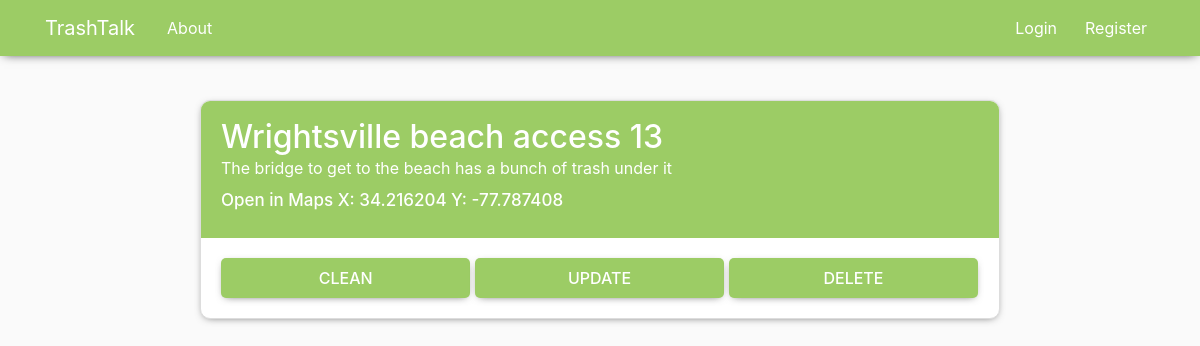
The app's page /post/a2d07544-525b-4e17-b83d-7428beee9848/, older data.
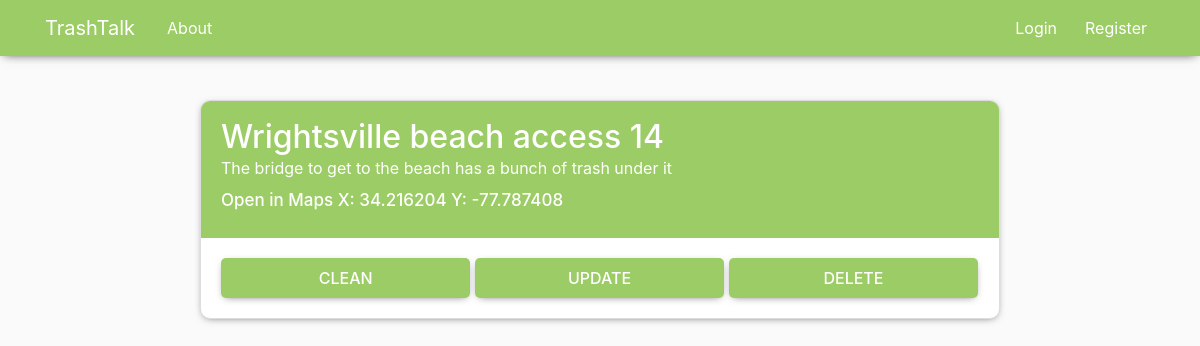
The same page, newer data.
### blog/models.py (models this page shows, shortened)
class Location(models.Model):
    l_id = models.UUIDField(primary_key=True, default=uuid.uuid4, editable=False)
    l_name = models.CharField(max_length = 100)
    x_cord = models.FloatField()
    y_cord = models.FloatField()
    description = models.TextField()
    times_cleaned = models.IntegerField()

### blog/views.py (the view)
# urls.py: path('post/<pk>/', PostDetailView.as_view(), name='post-detail'),
class PostDetailView(DetailView):
    model = Location

### blog/templates/blog/location_detail.html (shortened to what this page needs)
{% extends "blog/base.html" %}
{% block content %}
        <article class="media content-section">
          <div class="media-body">
            <div class="title-blue">
            <h2>{{ object.l_name }}</h2>
            <p class="article-content less-padding">{{object.description}}</p>
            <a class="mr-2 clr" target="_blank" href="https://www.google.com/maps/place/{{loc.x_cord}},{{loc.y_cord}}">Open in Maps X: {{object.x_cord}} Y: {{object.y_cord}}</a>
            </div>
            <div>
              <a class = "btnObj" href="">CLEAN</a>
              <a class = "btnObj" href="{% url 'post-update' object.l_id %}">UPDATE</a>
              <a class = "btnObj" href="{% url 'post-delete' object.l_id %}">DELETE</a>
            </div>
          </div>
        </article>
{% endblock content %}

Row changes from the older to the newer data that the page shows:
changed Location "The bridge to get to the beach has a bunch of trash under it": l_name "Wrightsville beach access 13" → "Wrightsville beach access 14"
